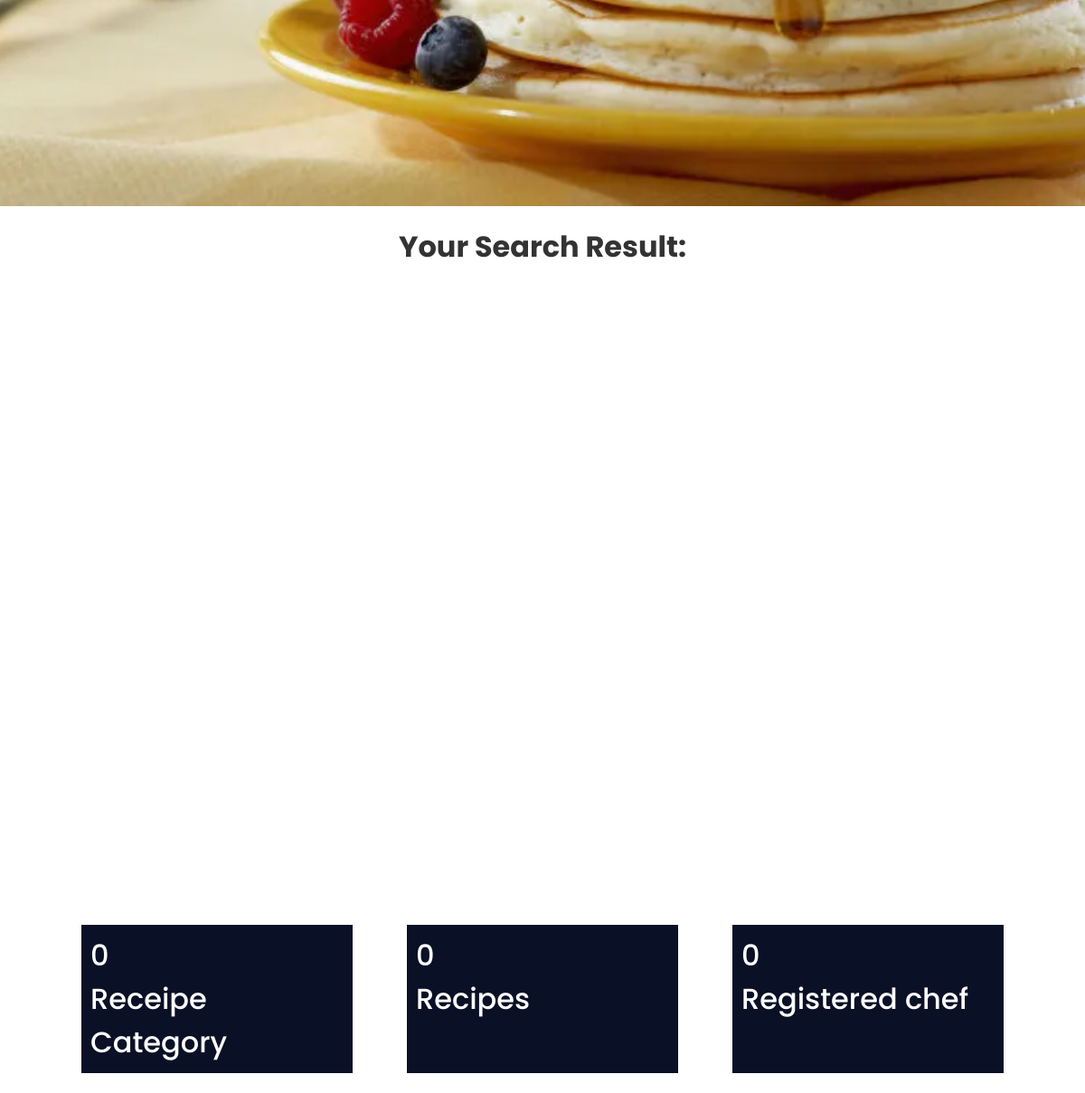
Before: / (middle part) with the older database file.
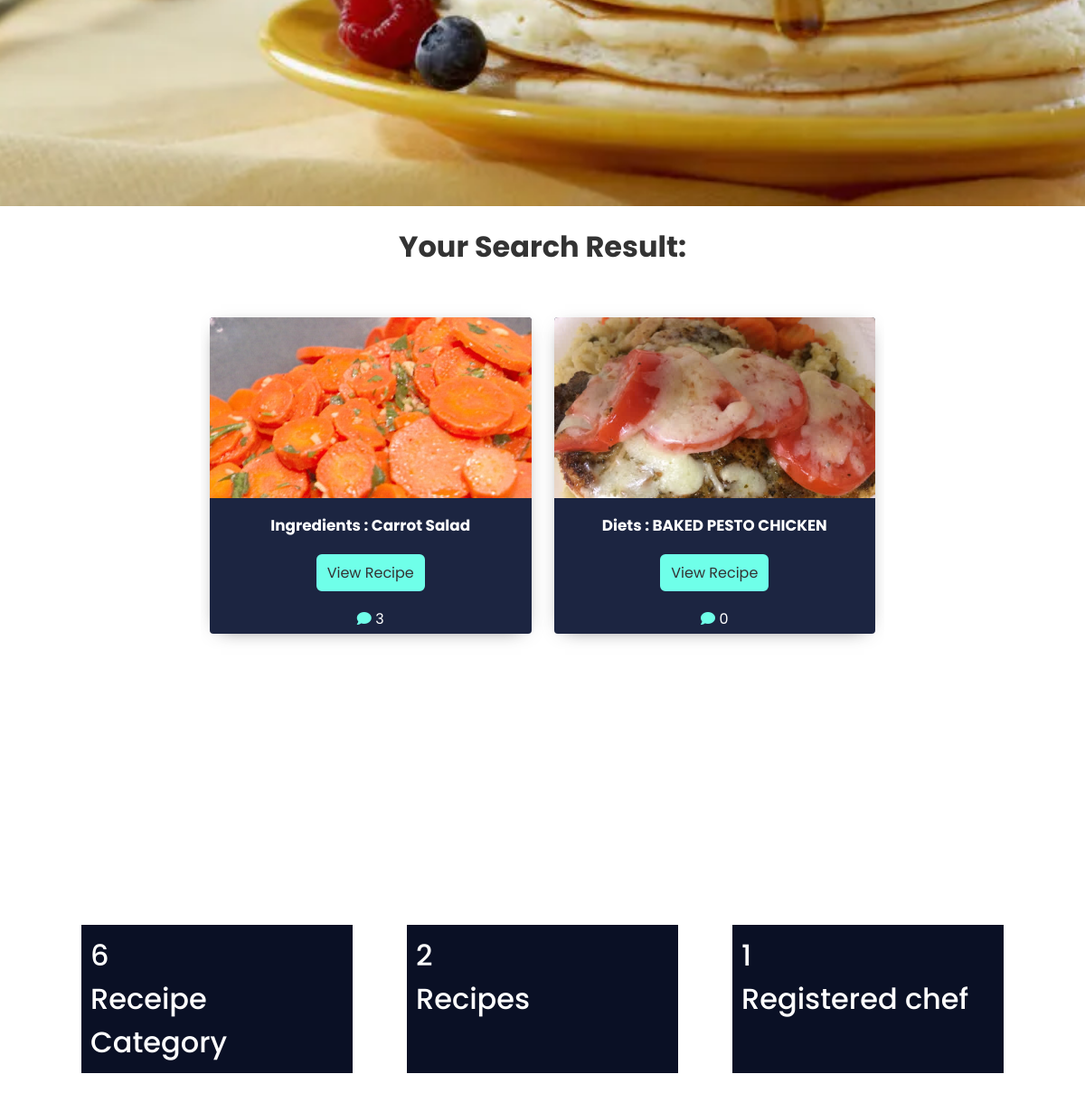
After: the same page with the newer database file.
### tables this page shows
CREATE TABLE IF NOT EXISTS `reci_list` (
  `id` int NOT NULL AUTO_INCREMENT,
  `recipe_cat` varchar(200) NOT NULL,
  `user_id` int NOT NULL,
  `recipe_name` varchar(200) NOT NULL,
  `recipe_img` varchar(200) NOT NULL,
  `ingredient` varchar(200) NOT NULL,
  `instruction` varchar(200) NOT NULL,
  `portion` varchar(200) NOT NULL,
  `created_date` datetime NOT NULL DEFAULT CURRENT_TIMESTAMP,
  PRIMARY KEY (`id`),
  KEY `user_id` (`user_id`)
);

### index.php (the view, shortened to what this page needs)
<!DOCTYPE html>
<html lang="en">
    <head>
        <link rel="stylesheet" href="./assets/style.css">
        <link rel="stylesheet" href="https://cdnjs.cloudflare.com/ajax/libs/font-awesome/6.2.0/css/all.min.css">
    </head>
    <body>
        <div class="header">
        </div>
        <div class="result">
            <h1>Your Search Result: </h1>
        </div>
        <div class="card-grid" >
            <div class="food-list" id="food-list">
                <?php
                        require_once('db/db_connection.php');
                        $sql = "SELECT * FROM reci_list";
                        $qry = $conn->query($sql);
                        if ($qry->num_rows > 0) {
                            while ($row=$qry->fetch_array()) {
                                $id = $row['id'];
                    ?>
                <div class="card card-shadow">
                    <div class="card-header card-image">
                        <img src="./img/<?php echo $row['recipe_img']?>">
                    </div>
                    <div class="card-body" >
                        <h3> <?php echo $row['recipe_cat'].' : '.$row['recipe_name']?></h3>
                    </div>
                    <div class="card-footer">
                        <a href="view_recipe.php?id=<?php echo $row['id']?>"> <button class="btn" onclick="getRecipeDetails()">View Recipe</button></a>
                    </div>
                    <div style="color: white;">
                    <?php
                        $commsql = "SELECT reci_id FROM reci_comment WHERE reci_id='$id'";
                        $commqry = $conn->query($commsql);
                        $commres = $commqry->num_rows;
                    ?>
                        <i class="fa fa-comment"></i> <?php echo $commres;?>
                    </div>
                </div>
                <?php }} ?>
            </div>
        </div>
           <div class="statistics">
            <div id="story-stat">
                <?php
                    $catsql = "SELECT id FROM reci_cat";
                    $catqry = $conn->query($catsql);
                    $catres = $catqry->num_rows;
                ?>
                <header style="color: #fff;"><?php echo $catres?></header>
                <header style="color: #fff;">Receipe Category</header>
            </div>
            <div id="health-stat">
                <?php
                    $listsql = "SELECT id FROM reci_list";
                    $listqry = $conn->query($listsql);
                    $listres = $listqry->num_rows;
                ?>
                <header style="color: #fff;"><?php echo $listres?></header>
                <header style="color: #fff;">Recipes</header>
            </div>
            <div id="chef-stat">
                <?php
                    $usersql = "SELECT id FROM users WHERE role='chef'";
                    $userqry = $conn->query($usersql);
                    $userres = $userqry->num_rows;
                ?>
                <header style="color: #fff;"><?php echo $userres?></header>
                <header style="color: #fff;">Registered chef</header>
            </div>
        </div>
</body>
</html>

### assets/style.css (style rules this page uses)
html { height: 100%; }
body { margin: 0; padding: 0; background-color: var(--color3); height: 100%; min-height: 100%; }
:root { --color: #1C2541; --color2: #3A506B; --color3: #fff; --error: #FFFF00; --success: #28a745; --color4: #333; --bg: #6FFFE9; }
* { box-sizing: border-box; font-family: 'Poppins', sans-serif; color: var(--bg); }
.header { width: 100%; height: 800px; background-image: url('../img/Food_BG.webp'); background-size: cover; background-position: center; }
.result { text-align: center; }
.result h1 { color: var(--color4); }
.card-grid, .food-list { display: flex; flex-wrap: wrap; gap: 20px 5px; padding-top: 1rem; justify-content: center; overflow: auto; min-height: 100%; padding-bottom: 100px; text-align: center; }
.card { --padding: 1rem; background: var(--color); border: 1px solid #777; border-radius: .25rem; overflow: hidden; margin-left: 10px; margin-right: 10px; margin-bottom: 10px; }
.card.card-shadow { border: none; box-shadow: 0 4px 21px -12px rgba(0, 0, 0, .79); max-width: 700px; max-height: 350px; }
.card-header { font-size: 1.5rem; padding: var(--padding); padding-bottom: 0; margin-bottom: .5rem; }
.card-header.card-image { padding: 0; overflow: hidden; }
.card-header.card-image > img { display: block; width: 100%; max-height: 200px; aspect-ratio: 16 / 9; object-fit: cover; object-position: center; transition: 200ms transform ease-in-out; }
.card-body { font-size: .9rem; text-align: center; padding: 0 var(--padding); }
.card-body h3 { color: var(--color3); }
.card-footer { margin-top: 1rem; padding: var(--padding); padding-top: 0; text-align: center; color: var(--color4); }
.btn { background: var(--bg); color: var(--color4); border: 2px solid var(--color); font-size: 1rem; padding: .5em .75em; border-radius: .50em; cursor: pointer; transition: all 300ms ease-in-out; }

### index.php (style rules this page uses)
header, div { color: #1C2541; }
header { font-weight: 500; font-size: xx-large; }
.statistics { display: flex; justify-content: center; margin-top: -8%; margin-bottom: 10%; }
#story-stat { text-align: justify; width: 25%; background-color: #03091ef7; padding: 10px; }
#health-stat { width: 25%; margin-left: 5%; text-align: justify; background-color: #03091ef7; padding: 10px; }
#chef-stat { width: 25%; margin-left: 5%; text-align: justify; background-color: #03091ef7; padding: 10px; }

Changed rows visible on the page:
added reci_list: recipe_img (picture), recipe_cat "Ingredients", recipe_name "Carrot Salad", commres "3"
added reci_list: recipe_img (picture), recipe_cat "Diets", recipe_name "BAKED PESTO CHICKEN", commres "0"
Other visible differences:
$catres: "0" → "6"
$listres: "0" → "2"
$userres: "0" → "1"
